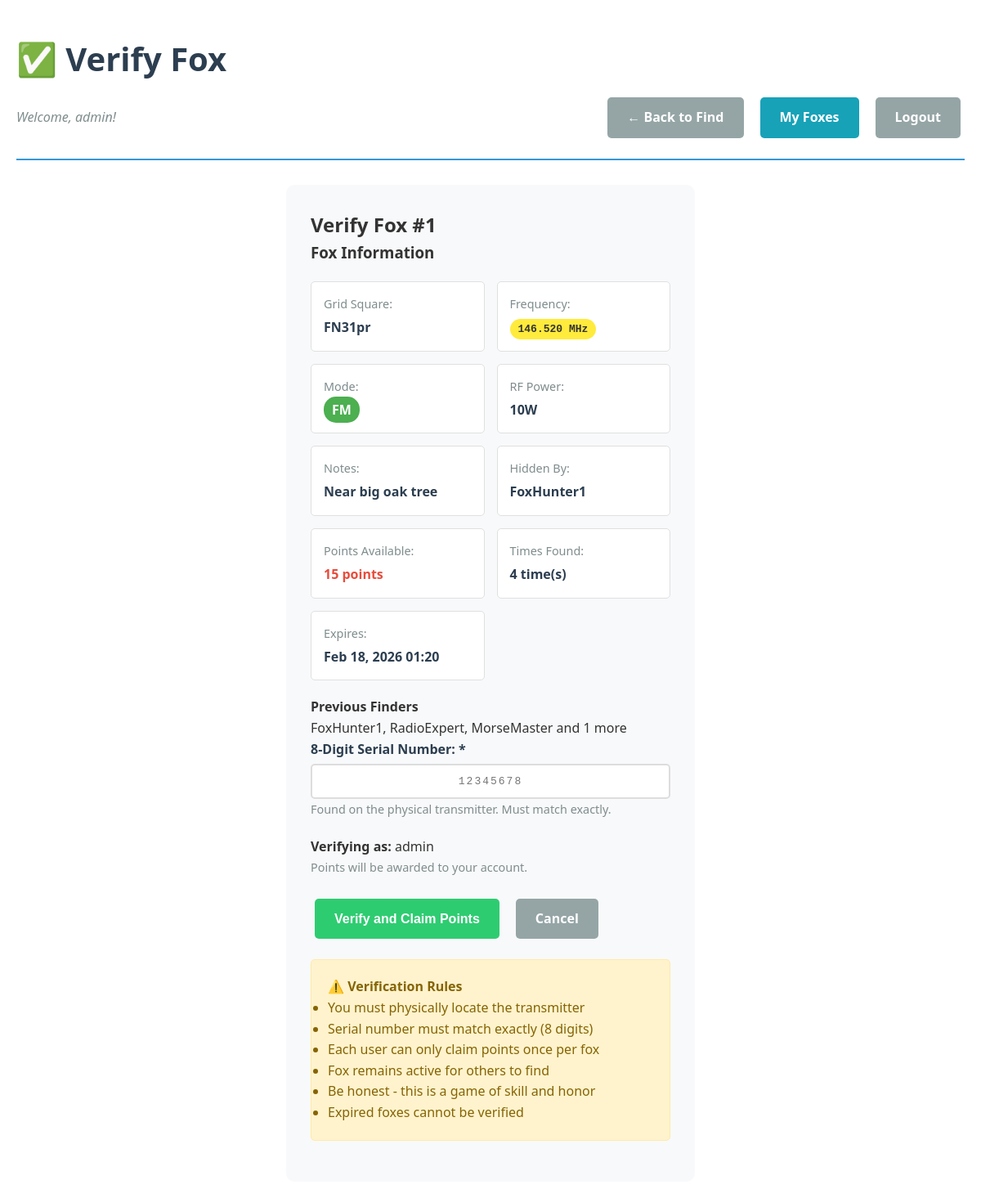
The page /verify_fox.php?id=1 (signed in) on the database its author committed.
### tables this page shows
CREATE TABLE foxes (
    id INT AUTO_INCREMENT PRIMARY KEY,
    serial_number VARCHAR(8) UNIQUE NOT NULL,
    grid_square VARCHAR(6) NOT NULL,
    frequency VARCHAR(8) DEFAULT '146.520',  
    mode VARCHAR(4) DEFAULT 'FM',  
    rf_power VARCHAR(5) DEFAULT '5W',  
    notes VARCHAR(25),
    hidden_by INT,
    hidden_at DATETIME DEFAULT CURRENT_TIMESTAMP,
    expires_at DATETIME,
    points INT DEFAULT 10,
    total_finds INT DEFAULT 0,
    first_found_at DATETIME,
    FOREIGN KEY (hidden_by) REFERENCES users(id) ON DELETE SET NULL,
    INDEX idx_grid_square (grid_square),
    INDEX idx_frequency (frequency),  
    INDEX idx_hidden_by (hidden_by),
    INDEX idx_expires (expires_at),
    INDEX idx_hidden_at (hidden_at DESC),
    INDEX idx_total_finds (total_finds DESC)
);

CREATE TABLE users (
    id INT AUTO_INCREMENT PRIMARY KEY,
    username VARCHAR(50) UNIQUE NOT NULL,
    email VARCHAR(100) NULL,  
    password_hash VARCHAR(255) NOT NULL,
    is_admin BOOLEAN DEFAULT FALSE,
    total_points INT DEFAULT 0,
    foxes_hidden INT DEFAULT 0,
    foxes_found INT DEFAULT 0,
    last_activity DATETIME DEFAULT CURRENT_TIMESTAMP,
    created_at DATETIME DEFAULT CURRENT_TIMESTAMP,
    INDEX idx_username (username),
    INDEX idx_email (email),
    INDEX idx_points (total_points DESC)
);

### config.php (called while the page is built, shortened)
<?php
function getDB() {
    static $db = null;
    if ($db === null) {
        try {
            $dsn = "mysql:host=" . DB_HOST . ";dbname=" . DB_NAME . ";charset=" . DB_CHARSET;
            $options = [
                PDO::ATTR_ERRMODE => PDO::ERRMODE_EXCEPTION,
                PDO::ATTR_DEFAULT_FETCH_MODE => PDO::FETCH_ASSOC,
                PDO::ATTR_EMULATE_PREPARES => false,
                PDO::ATTR_PERSISTENT => false,
                PDO::MYSQL_ATTR_INIT_COMMAND => "SET NAMES utf8mb4"
            ];
            $db = new PDO($dsn, DB_USER, DB_PASSWORD, $options);
        } catch (PDOException $e) {
            error_log("Database connection failed: " . $e->getMessage());
            if (defined('ENVIRONMENT') && ENVIRONMENT === 'development') {
                die("Database connection failed: " . $e->getMessage());
            } else {
                die("Database connection error. Please try again later.");
            }
        }
    }
    return $db;
}
function getFoxFinders($fox_id) {
    $db = getDB();
    try {
        $stmt = $db->prepare("SELECT u.username, ff.found_at, ff.points_awarded
                             FROM fox_finds ff
                             JOIN users u ON ff.user_id = u.id
                             WHERE ff.fox_id = ?
                             ORDER BY ff.found_at");
        $stmt->execute([$fox_id]);
        return $stmt->fetchAll();
    } catch (PDOException $e) {
        error_log("Get fox finders error: " . $e->getMessage());
        return [];
    }
}
function hasUserFoundFox($user_id, $fox_id) {
    $db = getDB();
    try {
        $stmt = $db->prepare("SELECT COUNT(*) as count FROM fox_finds WHERE user_id = ? AND fox_id = ?");
        $stmt->execute([$user_id, $fox_id]);
        return $stmt->fetch()['count'] > 0;
    } catch (PDOException $e) {
        error_log("Check user found fox error: " . $e->getMessage());
        return false;
    }
}

### verify_fox.php (the view, shortened to what this page needs)
<?php
require_once 'config.php';
$db = getDB();
$fox_id = $_GET['id'] ?? 0;
$fox = null;
$success = false;
if ($fox_id) {
    $stmt = $db->prepare("SELECT f.*, u.username as hidden_by_username
                         FROM foxes f
                         LEFT JOIN users u ON f.hidden_by = u.id
                         WHERE f.id = ?
                         AND (f.expires_at IS NULL OR f.expires_at > NOW())");
    $stmt->execute([$fox_id]);
    $fox = $stmt->fetch();
}
$already_found = hasUserFoundFox($_SESSION['user_id'], $fox_id);
?>
<!DOCTYPE html>
<html lang="en">
<head>
    <link rel="stylesheet" href="styles.css">
</head>
<body>
    <div class="container">
        <header>
            <h1>✅ Verify Fox</h1>
            <div class="header-actions">
                <span class="user-info">Welcome, <?php echo htmlspecialchars($_SESSION['username']); ?>!</span>
                <a href="find_fox.php" class="btn btn-secondary">← Back to Find</a>
                <a href="my_foxes.php" class="btn btn-info">My Foxes</a>
                <a href="logout.php" class="btn btn-secondary">Logout</a>
            </div>
        </header>
        <?php if (isset($_GET['success']) && $success): ?>
            <div class="success-message">
                <div class="celebration">
                    <h2>🎉 Congratulations!</h2>
                    <p>You successfully found and verified fox #<?php echo $found_data['fox_id']; ?>!</p>
                </div>
                <div class="found-details">
                    <h3>Fox Details</h3>
                    <div class="details-grid">
                        <div class="detail">
                            <span class="detail-label">Serial Number:</span>
                            <span class="detail-value serial-revealed"><?php echo $found_data['serial_number']; ?></span>
                        </div>
                        <div class="detail">
                            <span class="detail-label">Grid Square:</span>
                            <span class="detail-value"><?php echo $found_data['grid_square']; ?></span>
                        </div>
                        <div class="detail">
                            <span class="detail-label">Frequency:</span>
                            <span class="detail-value frequency-badge"><?php echo $found_data['frequency']; ?> MHz</span>
                        </div>
                        <div class="detail">
                            <span class="detail-label">Mode:</span>
                            <span class="detail-value mode-badge"><?php echo $found_data['mode']; ?></span>
                        </div>
                        <div class="detail">
                            <span class="detail-label">RF Power:</span>
                            <span class="detail-value"><?php echo htmlspecialchars($found_data['rf_power']); ?></span>
                        </div>
                        <?php if ($found_data['notes']): ?>
                        <div class="detail">
                            <span class="detail-label">Notes:</span>
                            <span class="detail-value"><?php echo htmlspecialchars($found_data['notes']); ?></span>
                        </div>
                        <?php endif; ?>
                        <div class="detail">
                            <span class="detail-label">Hidden By:</span>
                            <span class="detail-value"><?php echo htmlspecialchars($found_data['hidden_by']); ?></span>
                        </div>
                        <div class="detail">
                            <span class="detail-label">Found By:</span>
                            <span class="detail-value"><?php echo htmlspecialchars($_SESSION['username']); ?></span>
                        </div>
                        <div class="detail">
                            <span class="detail-label">Points Earned:</span>
                            <span class="detail-value points-earned">+<?php echo $found_data['points']; ?> points</span>
                        </div>
                        <div class="detail">
                            <span class="detail-label">Total Times Found:</span>
                            <span class="detail-value"><?php echo $found_data['total_finds']; ?> time(s)</span>
                        </div>
                    </div>
                    <?php if (!empty($found_data['finders'])): ?>
                    <div class="finders-list">
                        <h4>👥 All Finders of This Fox</h4>
                        <table>
                            <thead>
                                <tr>
                                    <th>Hunter</th>
                                    <th>Found On</th>
                                    <th>Points</th>
                                </tr>
                            </thead>
                            <tbody>
                                <?php foreach ($found_data['finders'] as $finder): ?>
                                <tr>
                                    <td><?php echo htmlspecialchars($finder['username']); ?></td>
                                    <td><?php echo date('M d, Y H:i', strtotime($finder['found_at'])); ?></td>
                                    <td>+<?php echo $finder['points_awarded']; ?></td>
                                </tr>
                                <?php endforeach; ?>
                            </tbody>
                        </table>
                    </div>
                    <?php endif; ?>
                </div>
                <div class="next-steps">
                    <h4>What's Next?</h4>
                    <ul>
                        <li>Your points have been added to the leaderboard</li>
                        <li>This fox remains active for others to find</li>
                        <li>Try finding another fox or hide your own</li>
                    </ul>
                </div>
                <div class="action-buttons">
                    <a href="find_fox.php" class="btn btn-primary">Find Another Fox</a>
                    <a href="leaderboard.php" class="btn btn-warning">View Leaderboard</a>
                    <a href="hide_fox.php" class="btn btn-info">Hide Your Own Fox</a>
                </div>
            </div>
            <?php
            unset($_SESSION['last_found_fox']);
            ?>
        <?php else: ?>
            <div class="form-container verify-form">
                <h2>Verify Fox #<?php echo $fox['id']; ?></h2>
                <div class="fox-info">
                    <h3>Fox Information</h3>
                    <div class="info-grid">
                        <div class="info-item">
                            <span class="info-label">Grid Square:</span>
                            <span class="info-value"><?php echo $fox['grid_square']; ?></span>
                        </div>
                        <div class="info-item">
                            <span class="info-label">Frequency:</span>
                            <span class="info-value frequency-badge"><?php echo $fox['frequency']; ?> MHz</span>
                        </div>
                        <div class="info-item">
                            <span class="info-label">Mode:</span>
                            <span class="info-value mode-badge"><?php echo $fox['mode']; ?></span>
                        </div>
                        <div class="info-item">
                            <span class="info-label">RF Power:</span>
                            <span class="info-value"><?php echo htmlspecialchars($fox['rf_power']); ?></span>
                        </div>
                        <?php if ($fox['notes']): ?>
                        <div class="info-item">
                            <span class="info-label">Notes:</span>
                            <span class="info-value"><?php echo htmlspecialchars($fox['notes']); ?></span>
                        </div>
                        <?php endif; ?>
                        <div class="info-item">
                            <span class="info-label">Hidden By:</span>
                            <span class="info-value"><?php echo htmlspecialchars($fox['hidden_by_username']); ?></span>
                        </div>
                        <div class="info-item">
                            <span class="info-label">Points Available:</span>
                            <span class="info-value points-available"><?php echo $fox['points']; ?> points</span>
                        </div>
                        <div class="info-item">
                            <span class="info-label">Times Found:</span>
                            <span class="info-value"><?php echo $fox['total_finds']; ?> time(s)</span>
                        </div>
                        <?php if ($fox['expires_at']): ?>
                        <div class="info-item">
                            <span class="info-label">Expires:</span>
                            <span class="info-value"><?php echo date('M d, Y H:i', strtotime($fox['expires_at'])); ?></span>
                        </div>
                        <?php endif; ?>
                    </div>
                    <?php if ($fox['total_finds'] > 0): ?>
                    <div class="finders-preview">
                        <h4>Previous Finders</h4>
                        <?php
                        $finders = getFoxFinders($fox_id);
                        $finder_names = array_map(function($f) { return $f['username']; }, array_slice($finders, 0, 3));
                        ?>
                        <p><?php echo implode(', ', $finder_names); ?>
                           <?php if (count($finders) > 3): ?> and <?php echo (count($finders) - 3); ?> more<?php endif; ?>
                        </p>
                    </div>
                    <?php endif; ?>
                </div>
                <?php if (!$already_found): ?>
                <form method="POST" action="verify_fox.php?id=<?php echo $fox_id; ?>">
                    <div class="form-group">
                        <label for="serial_number">8-Digit Serial Number: *</label>
                        <input type="text" id="serial_number" name="serial_number"
                               placeholder="12345678"
                               pattern="\d{8}"
                               title="8-digit number (e.g., 12345678)"
                               required
                               maxlength="8"
                               class="serial-input"
                               inputmode="numeric">
                        <small>Found on the physical transmitter. Must match exactly.</small>
                    </div>
                    <div class="form-group">
                        <p><strong>Verifying as:</strong> <?php echo htmlspecialchars($_SESSION['username']); ?></p>
                        <small>Points will be awarded to your account.</small>
                    </div>
                    <div class="form-actions">
                        <button type="submit" class="btn btn-success">Verify and Claim Points</button>
                        <a href="find_fox.php" class="btn btn-secondary">Cancel</a>
                    </div>
                </form>
                <?php else: ?>
                    <div class="action-buttons">
                        <a href="find_fox.php" class="btn btn-primary">Find Another Fox</a>
                    </div>
                <?php endif; ?>
                <div class="warning-box">
                    <h4>⚠️ Verification Rules</h4>
                    <ul>
                        <li>You must physically locate the transmitter</li>
                        <li>Serial number must match exactly (8 digits)</li>
                        <li>Each user can only claim points once per fox</li>
                        <li>Fox remains active for others to find</li>
                        <li>Be honest - this is a game of skill and honor</li>
                        <li>Expired foxes cannot be verified</li>
                    </ul>
                </div>
            </div>
        <?php endif; ?>
    </div>
</body>
</html>

### rows shown on the page
foxes: id "1", grid_square "FN31pr", frequency "146.520", mode "FM", rf_power "10W", notes "Near big oak tree", hidden_by.username "FoxHunter1", points "15", total_finds "4", expires_at "Feb 18, 2026 01:20"

### other values the page prints
$_SESSION['username'] "admin"
implode(', ', $finder_names) "FoxHunter1, RadioExpert, MorseMaster"
count($finders) - 3 "1"
